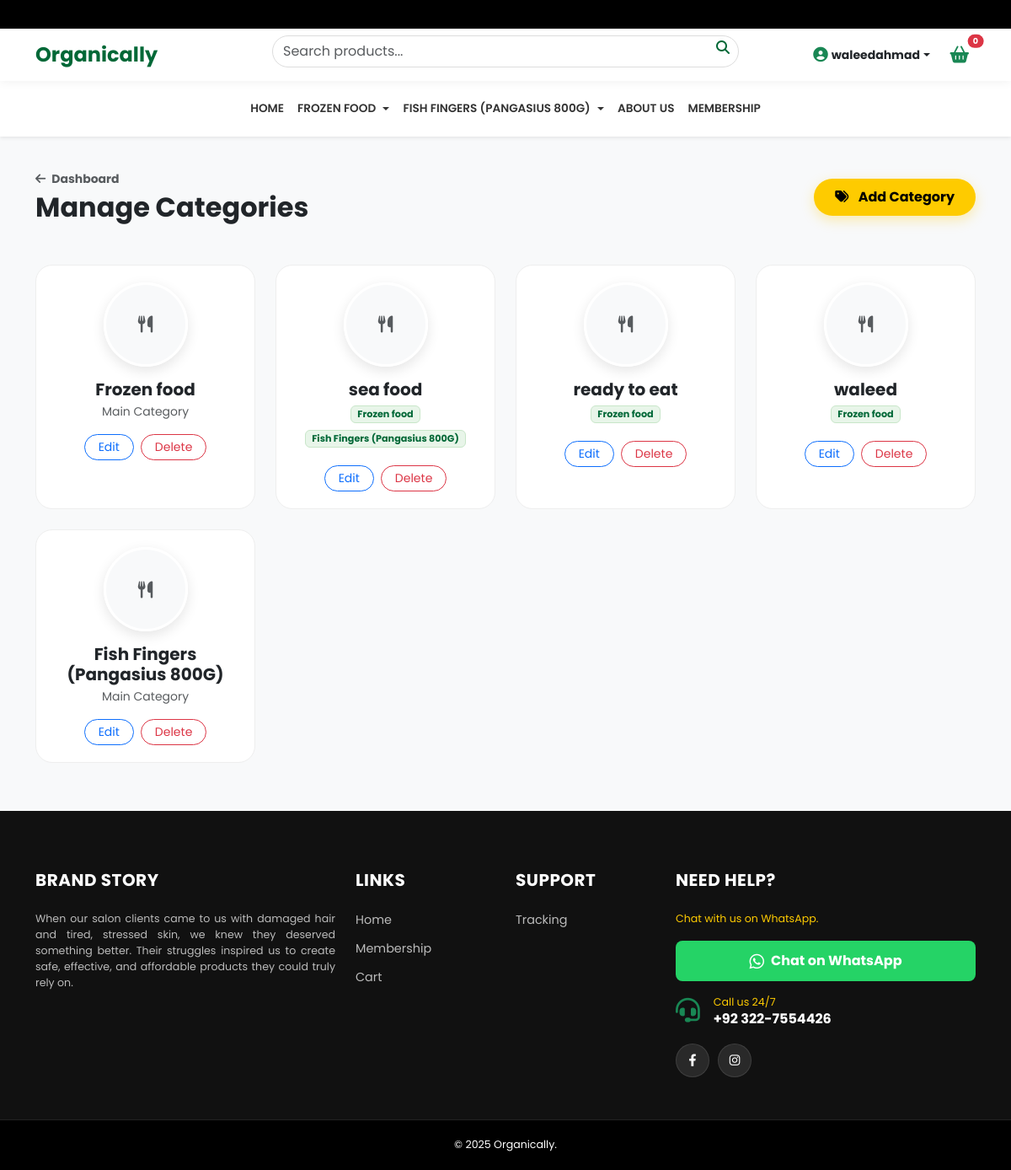
The page /portal/categories/ (signed in) on the database its author committed.
### store/models.py (models this page shows, shortened)
class Category(models.Model):
    name = models.CharField(max_length=100, unique=True)
    image = models.ImageField(upload_to='categories/', blank=True, null=True)
    parents = models.ManyToManyField('self', related_name='children', blank=True, symmetrical=False)
    class Meta: verbose_name_plural = "Categories"

### custom_admin/views.py (the view)
# urls.py: path('categories/', views.admin_categories_list, name='admin_categories_list'),
@user_passes_test(is_admin)
def admin_categories_list(request):
    return render(request, 'custom_admin/categories_list.html', {'categories': Category.objects.all()})

### custom_admin/views.py (called while the page is built)
def is_admin(u): return u.is_superuser

### orders/context_processors.py (called while the page is built)
def cart_count(request):
    cart = request.session.get('cart', {})
    return {'cart_item_count': sum(cart.values())}

### templates/custom_admin/categories_list.html (shortened to what this page needs)
{% extends 'store/base.html' %}
{% block content %}
<div class="admin-bg">
    <div class="container">
        <div class="d-flex justify-content-between align-items-center mb-5">
            <div>
                <a href="{% url 'admin_dashboard' %}" class="text-decoration-none text-muted fw-bold small mb-1 d-block hover-link"><i class="fas fa-arrow-left me-1"></i> Dashboard</a>
                <h2 class="fw-bold text-dark m-0">Manage Categories</h2>
            </div>
            <a href="{% url 'admin_add_category' %}" class="btn-add-new"><i class="fas fa-tags me-2"></i> Add Category</a>
        </div>
        <div class="row g-4">
            {% for c in categories %}
            <div class="col-6 col-md-4 col-lg-3">
                <div class="cat-card">
                    <div class="cat-img-wrapper">
                        {% if c.image %}<img src="{{ c.image.url }}" class="cat-img" alt="{{ c.name }}">{% else %}<div class="w-100 h-100 bg-light d-flex align-items-center justify-content-center text-muted"><i class="fas fa-utensils fa-lg"></i></div>{% endif %}
                    </div>
                    <h5 class="fw-bold mb-1">{{ c.name }}</h5>
                    {% if c.parents.all %}
                        <div class="mb-3">
                            {% for p in c.parents.all %}
                                <span class="badge badge-parent">{{ p.name }}</span>
                            {% endfor %}
                        </div>
                    {% else %}
                         <p class="text-muted small mb-3">Main Category</p>
                    {% endif %}
                    <div class="d-flex justify-content-center gap-2">
                        <a href="{% url 'admin_edit_category' c.id %}" class="btn btn-sm btn-outline-primary rounded-pill px-3">Edit</a>
                        <a href="{% url 'admin_delete_category' c.id %}" class="btn btn-sm btn-outline-danger rounded-pill px-3" onclick="return confirm('Delete {{ c.name }}?');">Delete</a>
                    </div>
                </div>
            </div>
            {% empty %}
            <div class="col-12 text-center py-5">
                <i class="fas fa-layer-group fa-4x text-muted opacity-25 mb-3"></i>
                <h4 class="text-muted fw-bold">No Categories Found</h4>
                <p class="text-muted small">Create categories to organize your products.</p>
            </div>
            {% endfor %}
        </div>
    </div>
</div>
{% endblock %}

### templates/store/base.html (shortened to what this page needs)
{% load static %}
<!DOCTYPE html>
<html lang="en">
<head>
    <link href="https://cdn.jsdelivr.net/npm/bootstrap@5.3.0/dist/css/bootstrap.min.css" rel="stylesheet">
    <link rel="stylesheet" href="https://cdnjs.cloudflare.com/ajax/libs/font-awesome/6.4.0/css/all.min.css">
    <link rel="stylesheet" href="https://cdnjs.cloudflare.com/ajax/libs/viewerjs/1.11.3/viewer.min.css">
</head>
<body>
    <div class="top-bar"><div class="marquee-text">Whatsapp us 24/7 at +92 322-7554426 | Free Delivery for Orders over 2500 </div></div>
    <div class="main-header sticky-top">
        <div class="container">
            <div class="row align-items-center g-2">
                <div class="col-6 col-lg-3 d-flex align-items-center">
                    <a href="{% url 'home' %}" class="text-decoration-none"><h4 class="m-0 fw-bold" style="color: var(--primary-green);">Organically</h4></a>
                </div>
                <div class="col-6 col-lg-3 text-end d-flex align-items-center justify-content-end order-lg-3 mobile-actions gap-3">
                    {% if user.is_authenticated %}
                        <div class="dropdown">
                            <a class="text-dark text-decoration-none small fw-bold dropdown-toggle d-flex align-items-center" href="#" data-bs-toggle="dropdown">
                                <span class="d-none d-lg-inline">{{ user.username }}</span>
                            </a>
                        </div>
                    {% else %}
                        <a href="{% url 'login' %}" class="text-dark small fw-bold"><i class="fas fa-user me-1"></i> Login</a>
                    {% endif %}
                    <a href="{% url 'cart_page' %}" class="btn btn-outline-success rounded-pill position-relative border-0 fw-bold p-1 px-2">
                        <i class="fas fa-shopping-basket fa-lg"></i>
                        <span id="cart-badge" class="position-absolute top-0 start-100 translate-middle badge rounded-pill bg-danger" style="font-size: 0.6rem;">{{ cart_item_count|default:"0" }}</span>
                    </a>
                </div>
                <div class="col-12 col-lg-6 order-lg-2 mt-2 mt-lg-0">
                    <form class="search-box d-flex position-relative" action="{% url 'search' %}" method="GET">
                        <input class="form-control search-input" type="search" name="q" placeholder="Search products..." value="{{ request.GET.q }}">
                        <button class="search-btn" type="submit"><i class="fas fa-search"></i></button>
                    </form>
                </div>
            </div>
        </div>
    </div>
    <nav class="navbar navbar-expand-lg navbar-custom shadow-sm bg-white d-none d-lg-block">
        <div class="container justify-content-center">
            <ul class="navbar-nav align-items-center">
                <li class="nav-item"><a class="nav-link" href="{% url 'home' %}">HOME</a></li>
                {% for cat in categories %}
                    {% if not cat.parents.exists %}
                        {% if cat.children.exists %}
                            <li class="nav-item dropdown">
                                <a class="nav-link dropdown-toggle" href="{% url 'category_view' cat.id %}" id="catDrop{{ cat.id }}" role="button" aria-expanded="false">
                                    {{ cat.name|upper }}
                                </a>
                            </li>
                        {% else %}
                            <li class="nav-item">
                                <a class="nav-link" href="{% url 'category_view' cat.id %}">{{ cat.name|upper }}</a>
                            </li>
                        {% endif %}
                    {% endif %}
                {% endfor %}
                <li class="nav-item"><a class="nav-link" href="{% url 'about' %}">ABOUT US</a></li>
                <li class="nav-item"><a class="nav-link" href="{% url 'membership' %}">MEMBERSHIP</a></li>
            </ul>
        </div>
    </nav>
    <div style="flex: 1;">{% block content %}{% endblock %}</div>
    <footer>
        <div class="container">
            <div class="row g-4">
                <div class="col-lg-4 col-md-6">
                    <h5 class="text-white">Brand Story</h5>
                    <p class="small mb-4" style="color: var(--accent-white); text-align: justify;">
                        When our salon clients came to us with damaged hair and tired, stressed skin, we knew they deserved something better.
                        Their struggles inspired us to create safe, effective, and affordable products they could truly rely on.
                    </p>
                </div>
                <div class="col-lg-2 col-md-6 col-6"><h5>Links</h5><ul><li><a href="{% url 'home' %}">Home</a></li><li><a href="{% url 'membership' %}">Membership</a></li><li><a href="{% url 'cart_page' %}">Cart</a></li></ul></div>
                <div class="col-lg-2 col-md-6 col-6"><h5>Support</h5><ul><li><a href="{% url 'my_orders' %}">Tracking</a></li></ul></div>
                <div class="col-lg-4 col-md-6">
                    <h5>Need Help?</h5>
                    <p class="small mb-3" style="color: var(--accent-yellow);">Chat with us on WhatsApp.</p>
                    <a href="https://wa.me/923227554426" target="_blank" class="btn w-100 mb-3 d-flex align-items-center justify-content-center" style="background-color: #25D366; color: white; font-weight: bold; border:none; padding: 12px; border-radius: 8px;"><i class="fab fa-whatsapp fa-lg me-2"></i> Chat on WhatsApp</a>
                    <div class="d-flex align-items-center mb-3"><i class="fas fa-headset fa-2x text-success me-3"></i><div><p class="mb-0 small" style="color: var(--accent-yellow);">Call us 24/7</p><h6 class="text-white fw-bold m-0">+92 322-7554426</h6></div></div>
                    <div class="footer-social"><a href="https://web.facebook.com/profile.php?id=61584493205748" target="_blank"><i class="fab fa-facebook-f"></i></a><a href="#" target="_blank"><i class="fab fa-instagram"></i></a></div>
                </div>
            </div>
        </div>
        <div class="footer-bottom"><div class="container text-center"><p class="mb-0 small text-white">&copy; 2025 Organically.</p></div></div>
    </footer>
</body>
</html>

### templates/store/base.html (style rules this page uses)
:root { --primary-green: #006837; --accent-yellow: #fecb00; --light-bg: #f8f9fa; }
body { font-family: 'Poppins', sans-serif; background-color: var(--light-bg); display: flex; flex-direction: column; min-height: 100vh; }
.top-bar { background-color: #000; color: #fff; font-size: 0.75rem; padding: 8px 0; overflow: hidden; white-space: nowrap; }
.marquee-text { display: inline-block; padding-left: 100%; animation: marquee 15s linear infinite; }
.main-header { background-color: #fff; padding: 15px 0; box-shadow: 0 2px 10px rgba(0,0,0,0.05); }
.search-input { border-radius: 50px; padding-right: 40px; border: 1px solid #ddd; }
.search-btn { position: absolute; right: 5px; top: 2px; background: none; border: none; color: var(--primary-green); }
.navbar-custom .nav-link { color: #333; font-weight: 600; font-size: 0.85rem; padding: 15px 15px; transition: 0.3s; }
@media (min-width: 992px) { .navbar-custom .dropdown-toggle::after { vertical-align: middle; margin-left: 5px; } }
footer { background-color: #111; color: #bbb; margin-top: auto; padding-top: 70px; font-size: 0.9rem; }
footer h5 { color: #fff; font-weight: 700; margin-bottom: 25px; text-transform: uppercase; letter-spacing: 0.5px; }
footer ul { list-style: none; padding: 0; }
footer ul li { margin-bottom: 12px; }
footer ul li a { color: #bbb; text-decoration: none; transition: 0.3s; }
.footer-social { display: flex; gap: 10px; margin-top: 20px; }
.footer-social a { display: flex; width: 40px; height: 40px; background: rgba(255, 255, 255, 0.1); color: #fff !important; align-items: center; justify-content: center; border-radius: 50%; text-decoration: none; transition: all 0.3s ease; border: 1px solid rgba(255, 255, 255, 0.1); }
.footer-bottom { background: #000; padding: 20px 0; margin-top: 50px; border-top: 1px solid #222; }

### templates/custom_admin/categories_list.html (style rules this page uses)
.admin-bg { background-color: #f8f9fa; min-height: 100vh; padding: 40px 0; }
.cat-card { background: #fff; border-radius: 20px; padding: 20px; text-align: center; border: 1px solid #eee; transition: all 0.3s ease; height: 100%; position: relative; }
.cat-img-wrapper { width: 100px; height: 100px; margin: 0 auto 15px; border-radius: 50%; overflow: hidden; border: 3px solid #fff; box-shadow: 0 5px 15px rgba(0,0,0,0.1); }
.btn-add-new { background-color: #fecb00; color: #000; border: none; padding: 10px 25px; border-radius: 50px; font-weight: 700; transition: 0.3s; text-decoration: none; box-shadow: 0 5px 15px rgba(254, 203, 0, 0.3); }
.badge-parent { font-size: 0.7rem; background-color: #e8f5e9; color: #006837; border: 1px solid #c8e6c9; margin-bottom: 5px; display: inline-block; }

### rows shown on the page
Category: name "FROZEN FOOD", name "Frozen food", shows "Main Category"
Category: name "FISH FINGERS (PANGASIUS 800G)", name "Fish Fingers (Pangasius 800G)", shows "Main Category"
Category: name "sea food"
Category: name "ready to eat"
Category: name "waleed"

### other values the page prints
{{ user.username }} "waleedahmad"
{{ cart_item_count|default:"0" }} "0"
